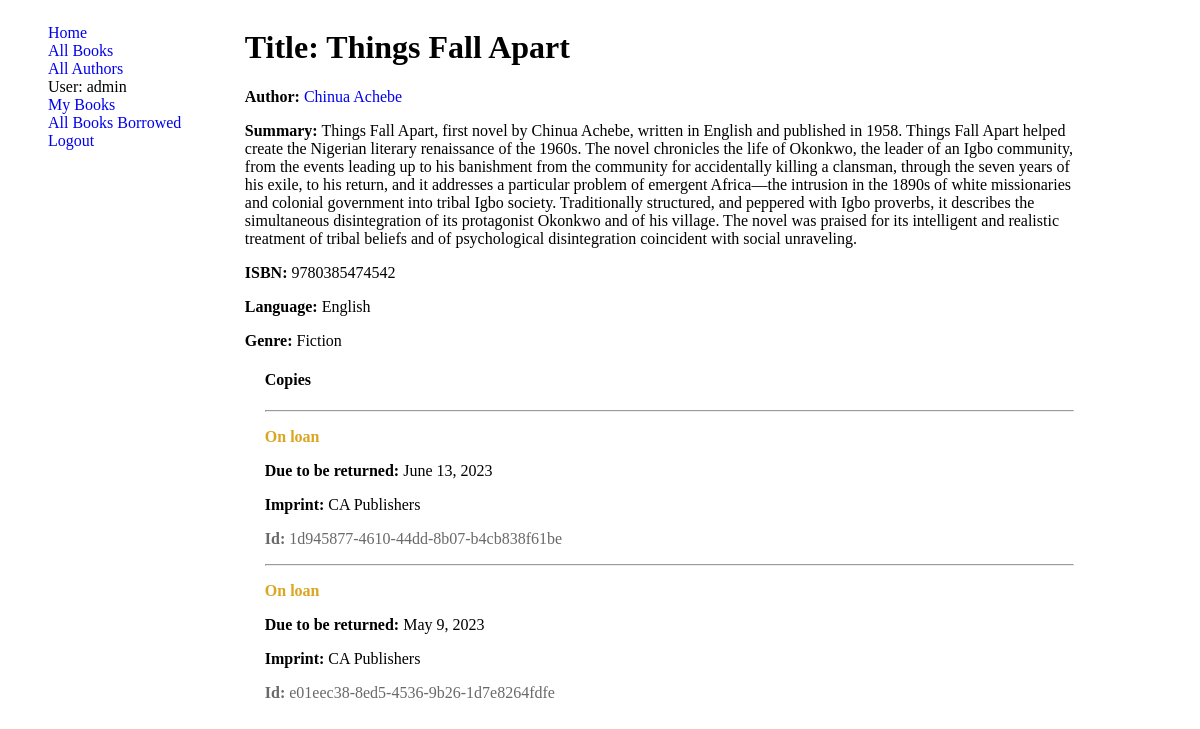
The page /catalog/book/1/ (signed in) on the database its author committed.
### catalog/models.py (models this page shows, shortened)
class Book(models.Model):
    title = models.CharField(max_length=100)
    author = models.ForeignKey(Author, on_delete=models.SET_NULL, null=True, )
    summary = models.TextField(max_length=1000, help_text='Enter a brief description of the book')
    language = models.ForeignKey(Language,  on_delete=models.SET_NULL, null=True)
    genre = models.ManyToManyField(Genre, help_text='Select a genre for this book')
    ISBN = models.CharField('ISBN', max_length=13, unique=True,  help_text='13 Character <a href="https://www.isbn-international.org/content/what-isbn">ISBN number</a>')

class Author(models.Model):
    first_name = models.CharField(max_length=100)
    last_name = models.CharField(max_length=100)
    date_of_birth = models.DateField()
    date_of_death = models.DateField('Died', null=True, blank=True)
    class Meta:
        ordering = ['last_name', 'first_name']
    def get_absolute_url(self):
        return reverse('author-detail', args=[str(self.id)])
    def __str__(self):
        return f'{self.first_name} {self.last_name}'

class Language(models.Model):
    name = models.CharField(max_length=100)
    def __str__(self):
        return self.name

class Genre(models.Model):
    name = models.CharField(max_length=100,  help_text = "enter a book genre(e.g. Science, Inspirational etc)")
    def __str__(self):
        return self.name

class BookInstance(models.Model):
    LOAN_STATUS = (
        ('m', 'Maintenance'),
        ('o', 'On loan'),
        ('a', 'Available'),
        ('r', 'Reserved'),
    )
    id = models.UUIDField(primary_key=True, default=uuid.uuid4, help_text='Unique ID for this particular book across whole library')
    book = models.ForeignKey(Book, on_delete=models.RESTRICT, null=True)
    imprint = models.CharField(max_length=150)
    due_back = models.DateField(blank=True, null=True)
    status =models.CharField(max_length=1, choices=LOAN_STATUS, default='m',help_text='Book availability',)
    borrower = models.ForeignKey(User, on_delete=models.SET_NULL, null=True, blank=True)
    class Meta:
        ordering = ['due_back']
        verbose_name = 'Book Instance'
    class Meta:
        permissions = (("can_mark_returned", "Set book as returned"), ("can_renew", "Can renew Borrwed Book") )

### catalog/views.py (the view)
# urls.py: path('book/<str:pk>/', BookDetail.as_view() ,name="book-detail"),
class BookDetail(DetailView):
    model = Book
    template_name = "book-detail.html"
    context_object_name = "book"

### templates/book-detail.html (shortened to what this page needs)
{% extends 'base.html' %}
{% block content %}
  <h1>Title: {{ book.title }}</h1>
  <p><strong>Author:</strong> <a href="{{book.author.get_absolute_url}}">{{ book.author }}</a></p>
  <p><strong>Summary:</strong> {{ book.summary }}</p>
  <p><strong>ISBN:</strong> {{ book.ISBN }}</p>
  <p><strong>Language:</strong> {{ book.language }}</p>
  <p><strong>Genre:</strong> {{ book.genre.all|join:", " }}</p>
  <div style="margin-left:20px;margin-top:20px">
    <h4>Copies</h4>
    {% for copy in book.bookinstance_set.all %}
      <hr />
      <p
        class="{% if copy.status == 'a' %}text-success{% elif copy.status == 'm' %}text-danger{% else %}text-warning{% endif %}">
        {{ copy.get_status_display }}
      </p>
      {% if copy.status != 'a' %}
        <p><strong>Due to be returned:</strong> {{ copy.due_back }}</p>
      {% endif %}
      <p><strong>Imprint:</strong> {{ copy.imprint }}</p>
      <p class="text-muted"><strong>Id:</strong> {{ copy.id }}</p>
    {% endfor %}
  </div>
{% endblock %}

### templates/partials/sidebar.html
<ul>
    <li><a href="{% url 'home' %}">Home</a></li>
    <li><a href="{% url 'book-list' %}">All Books</a></li>
    <li><a href="{% url 'authors' %}">All Authors</a></li>
    {% if user.is_authenticated %}
     <li>User: {{ user.get_username }}</li>
     <li><a href="{% url 'loaned-books' %}"> My Books</a></li>
     <li><a href="{% url 'books-borrowed-out' %}">All Books Borrowed</a></li>
     <li><a href="{% url 'logout' %}?next={{ request.path }}">Logout</a></li>
   {% else %}
     <li><a href="{% url 'login' %}?next={{ request.path }}">Login</a></li>
   {% endif %}
</ul>

### static/css/style.css (style rules this page uses)
a { text-decoration: none; }
.sidebar li { list-style: none; }
.text-warning { font-weight: bold; color: goldenrod; }
.text-muted { color: dimgrey; }

### rows shown on the page
Book: title "Things Fall Apart", author "Chinua Achebe", summary "Things Fall Apart, first novel by Chinua Achebe, written in English and published in 1958. Things Fall Apart helped create the Nigerian literary renaissance of the 1960s. The novel chronicles the life of Okonkwo, the leader of an Igbo community, from the events leading up to his banishment from the community for accidentally killing a clansman, through the seven years of his exile, to his return, and it addresses a particular problem of emergent Africa—the intrusion in the 1890s of white missionaries and colonial government into tribal Igbo society. Traditionally structured, and peppered with Igbo proverbs, it describes the simultaneous disintegration of its protagonist Okonkwo and of his…", ISBN "9780385474542", language "English", genre.all "Fiction"
BookInstance: status "On loan", due_back "June 13, 2023", imprint "CA Publishers", id "1d945877-4610-44dd-8b07-b4cb838f61be"
BookInstance: status "On loan", due_back "May 9, 2023", imprint "CA Publishers", id "e01eec38-8ed5-4536-9b26-1d7e8264fdfe"

### other values the page prints
{{ user.get_username }} "admin"
